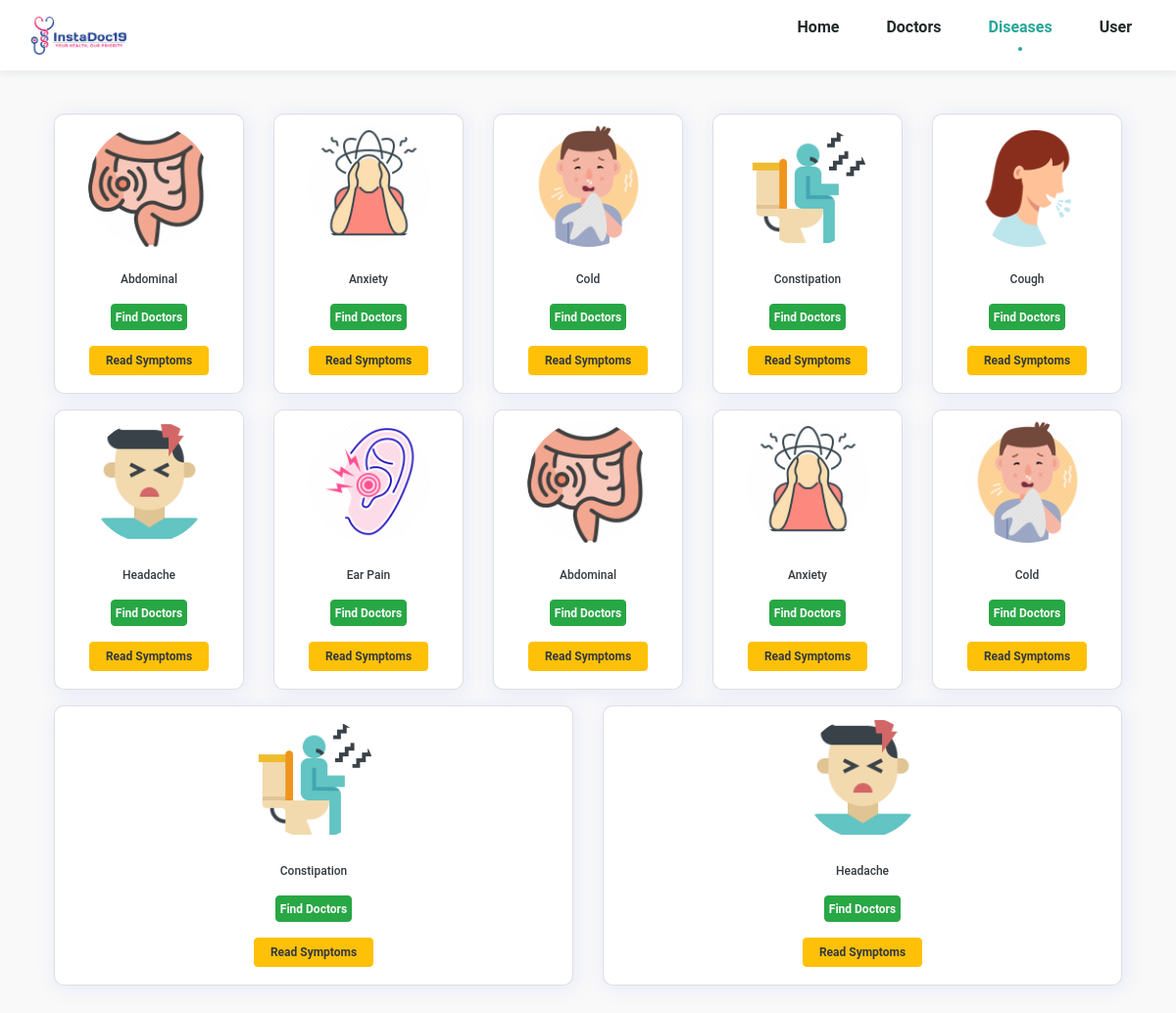
/patient/diseases.php, run on the app's committed database.
### tables this page shows
CREATE TABLE `disease` (
  `ds_id` int(10) NOT NULL,
  `ds_name` varchar(500) NOT NULL,
  `ds_info` mediumtext NOT NULL,
  `ds_image` varchar(100) NOT NULL,
  `ds_doctor` varchar(100) NOT NULL
);

### patient/diseases.php (the view, shortened to what this page needs)
<!DOCTYPE html>
<html lang="en">
<head>
    <link rel="stylesheet" href="https://stackpath.bootstrapcdn.com/font-awesome/4.7.0/css/font-awesome.min.css">
    <link rel="stylesheet" href="assets/css/styles.css">
        <link rel="stylesheet" href="https://maxcdn.bootstrapcdn.com/bootstrap/4.0.0/css/bootstrap.min.css"
>
</head>
<body>
    <header class="header" id="header">
        <nav class="nav container">
            <img src="assets/img/prefil.png" alt="logo" class="nav__LOGO">
            <div class="nav__menu" id="nav-menu">
                <ul class="nav__list">
                    <li class="nav__item">
                        <a href="index.php" class="nav__link">
                            <span class="nav__name">Home</span>
                        </a>
                    </li>
                    <li class="nav__item">
                        <a href="doctors.php" class="nav__link">
                            <span class="nav__name">Doctors</span>
                        </a>
                    </li>
                    <li class="nav__item">
                        <a href="diseases.php" class="nav__link active-link">
                            <span class="nav__name">Diseases</span>
                        </a>
                    </li>
                    <li class="nav__item">
                        <a href="user/profile.php" class="nav__link">
                            <span class="nav__name">User</span>
                        </a>
                    </li>
                </ul>
            </div>
        </nav>
    </header>
        <div class="container">
        <div class="row title">
		<?php
			require_once "databaseconnection/dbconnect.php";
			$ds_select = "select ds_id,ds_name,ds_image,ds_doctor from disease";
			$ds_result = mysqli_query($conn, $ds_select);
			if(mysqli_num_rows($ds_result) <= 0)
				echo "<div class='p-3 bg-danger ml-4 text-center'>No Data.</div>";
			else{
				while($ds_row = mysqli_fetch_assoc($ds_result)){
		?>
            <div class="col mt-3">
                <div class="card">
                    <a href="card-desc.php">
                        <div class="card-img">
                            <img src="<?php echo $ds_row['ds_image'];?>" alt="card">
                        </div>
                    </a>
                    <div class="card-desc p-2 mt-3">
                        <a href="diseases/diseases-description.php?ds_id=<?php echo $ds_row['ds_id'];?>">
                            <p><span class="p-1 text-dark"><?php echo $ds_row['ds_name'];?></p>
                        </a>
                        <p><a href="doctor-description/doctor-description.php?doc_id=<?php echo $ds_row['ds_doctor'];?>"><span class="btn btn-success p-1 text-light rounded find-doctors">Find Doctors</p></a>
                        <a href="diseases/diseases-description.php?ds_id=<?php echo $ds_row['ds_id'];?>">
                        <button id="view" value="44" class="btn btn-warning text-dark pl-3 pr-3 rounded add-view"> Read
                            Symptoms </button>  </a>
                    </div>
                </div>
            </div>
			<?php
				}
			}
			?>
        </div>
    </div>
</body>
</html>

### patient/assets/css/styles.css (style rules this page uses)
:root { --header-height: 3rem; --hue: 174; --sat: 63%; --first-color: hsl(var(--hue), var(--sat), 40%); --first-color-alt: hsl(var(--hue), var(--sat), 36%); --title-color: hsl(var(--hue), 12%, 15%); --text-color: hsl(var(--hue), 8%, 35%); --body-color: hsl(var(--hue), 100%, 99%); --container-color: #FFF; --body-font: 'Open Sans', sans-serif; --h1-font-size: 1.5rem; --normal-font-size: .938rem; --tiny-font-size: .625rem; --z-tooltip: 10; --z-fixed: 100; }
@media screen and (min-width: 968px) { :root { --h1-font-size: 2.25rem; --normal-font-size: 1rem; } }
* { box-sizing: border-box; padding: 0; margin: 0; }
html { scroll-behavior: smooth; }
body { margin: 20px; padding: 20px; font-family: var(--body-font); font-size: var(--normal-font-size); background: #f9f9f9; color: var(--text-color); }
ul { list-style: none; }
a { text-decoration: none; }
img { max-width: 100%; height: auto; }
.container { max-width: 968px; margin-left: 1rem; margin-right: 1rem; }
.header { position: fixed; top: 0; left: 0; width: 100%; background-color: var(--container-color); z-index: var(--z-fixed); transition: .4s; background-color: var(--container-color); box-shadow: 0 -1px 12px hsla(var(--hue), var(--sat), 15%, 0.15); }
.nav { height: var(--header-height); display: flex; justify-content: space-between; align-items: center; }
.nav__LOGO { width: 100px; }
.nav__list, .nav__link { display: flex; }
.nav__link { flex-direction: column; align-items: center; row-gap: 4px; color: var(--title-color); font-weight: 600; }
.nav__list { justify-content: space-around; }
.nav__name { font-size: var(--tiny-font-size); }
.active-link { position: relative; color: var(--first-color); transition: .3s; }
.active-link::before { content: ''; position: absolute; bottom: -.5rem; width: 4px; height: 4px; background-color: var(--first-color); border-radius: 50%; }
@media screen and (min-width: 576px) { .nav__list { justify-content: center; column-gap: 3rem; } }
@media screen and (min-width: 768px) { body { margin: 0; } }
@media screen and (min-width: 768px) { .nav { height: calc(var(--header-height) + 1.5rem); } }
@media screen and (min-width: 768px) { .nav__name { font-size: var(--normal-font-size); } }
@media screen and (min-width: 768px) { .active-link::before { content: ''; position: absolute; bottom: -.75rem; width: 4px; height: 4px; background-color: var(--first-color); border-radius: 50%; } }
@media screen and (min-width: 1024px) { .container { margin-left: auto; margin-right: auto; } }

### patient/diseases.php (style rules this page uses)
body { margin-top: 70px; margin-bottom: 70px; background: #f9f9f9; font-family: "Roboto", sans-serif; }
* { box-sizing: border-box; }
a { text-decoration: none; color: black; }
.title { padding: 10px; }
.card { padding: 10px; box-shadow: 2px 2px 20px rgba(90, 118, 253, 0.13); border-radius: 10px; background: white; text-align: center; }
.card-img img { width: 125px; height: 125px; border-radius: 50%; }
.card-desc { text-align: center; margin-top: 15px; font-size: 12px; font-weight: 500; }
.add-view { font-size: 12px; padding: 5px; font-weight: 600; }
.find-doctors { font-size: 12px; padding: 5px; font-weight: 600; height: 27px; }

### data on the page
disease: ds_image (picture), ds_name "Abdominal"
disease: ds_image (picture), ds_name "Anxiety"
disease: ds_image (picture), ds_name "Cold"
disease: ds_image (picture), ds_name "Constipation"
disease: ds_image (picture), ds_name "Cough"
disease: ds_image (picture), ds_name "Headache"
disease: ds_image (picture), ds_name "Ear Pain"
disease: ds_image (picture), ds_name "Abdominal"
disease: ds_image (picture), ds_name "Anxiety"
disease: ds_image (picture), ds_name "Cold"
disease: ds_image (picture), ds_name "Constipation"
disease: ds_image (picture), ds_name "Headache"
